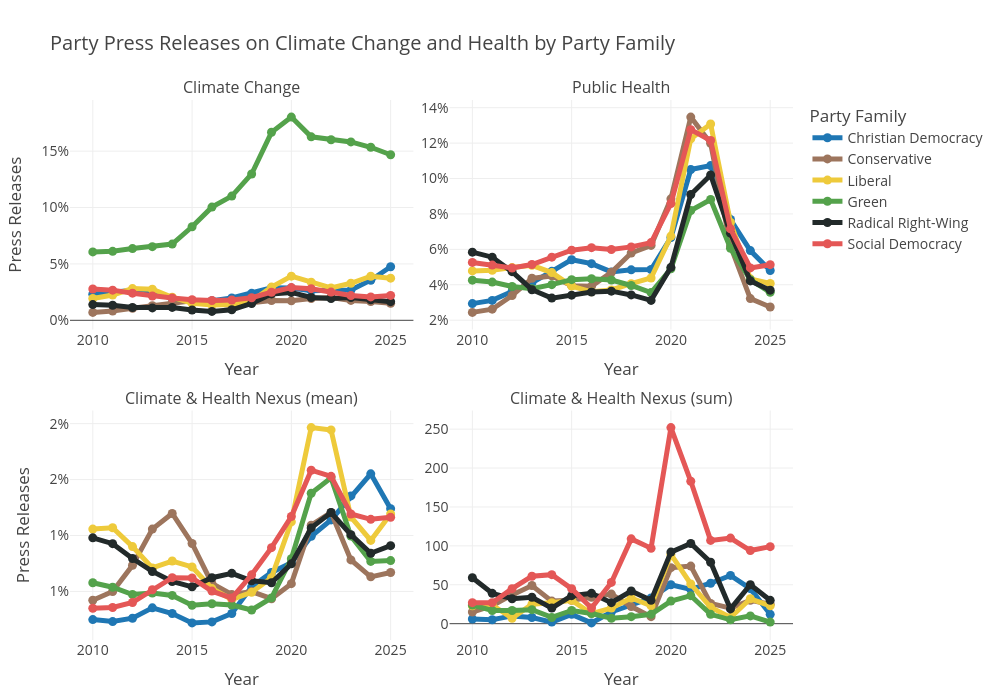

Here is the notebook cell this chart was saved with:
### Markdown cell above
## Primary Figure: Indicator 5.3.3: Political party engagement with health and climate change

### Code cell
# import libraries
import pandas as pd
import numpy as np
from plotly.subplots import make_subplots
import plotly.graph_objects as go
import plotly.express as px


# read in data 
df = pd.read_csv('../data/indicator_5_3_3.csv')
# drop values after 2025 (2025 report includes up to end of 2025) 
df = df[df['year'] < 2026]

# dictionary to map party names to respective party colors
party_colors = {'Christian Democracy': '#1f77b4',
                'Conservative': '#9D755D',
                'Liberal': '#EECA3B',
                'Green': '#54A24B',
                'Radical Right-Wing': '#222A2A',
                'Social Democracy': '#E45756',}


# Columns that are raw integer counts — do NOT smooth these
COUNT_COLS = {'climate_health_sum'}

# Define the mapping of data column -> subplot position
col_to_position = {
    'environment_climate_issue1_mean': (1, 1),  # Climate Change
    'healthcare_issue1_mean': (1, 2),           # Public Health
    'climate_health_mean': (2, 1),              # Climate and Health Nexus (mean)
    'climate_health_sum': (2, 2)                # Climate and Health Nexus (sum)
}


def create_nexus_subplot(df, 
                         title = 'Party Press Releases on Climate Change and Health by Party Family',
                         save_path=None,
                         col_to_position = col_to_position,
                         party_colors = party_colors):

    # Titles should match the order of the subplot grid
    fig = make_subplots(
        rows=2, cols=2,
        subplot_titles=(
            'Climate Change',
            'Public Health',
            'Climate & Health Nexus (mean)', 
            'Climate & Health Nexus (sum)'
        ),
        horizontal_spacing=0.05,  # reduce horizontal gap between columns
        vertical_spacing=0.15      # reduce vertical gap between rows
    )

    # Loop through the variables and plot each one in its correct subplot
    for i, col in enumerate(col_to_position.keys()):
        row, col_num = col_to_position[col]
        for party_family in party_colors.keys():
            subset = df[df['party_family'] == party_family].copy()

            # Smooth rate/percentage columns only — integer counts must not be smoothed
            if col not in COUNT_COLS:
                subset[col] = subset[col].rolling(window=2, min_periods=1).mean()
                subset[col] = subset[col].rolling(window=2, min_periods=1).mean()

            fig.add_trace(go.Scatter(
                x=subset['year'],
                y=subset[col],
                mode='lines+markers',
                name=party_family,
                line=dict(color=party_colors[party_family], width=5),
                showlegend=True if i == 0 else False,
            ), row=row, col=col_num)

    # Update layout
    fig.update_layout(
        title=title,
        xaxis_title='Year',
        yaxis_title='Press Releases',
        title_x=0.05,
        legend_title='Party Family',
        hovermode='x unified',
        width=1000,
        height=700,
        template='presentation',
        font=dict(size=14),
        margin=dict(l=70, r=50, t=100, b=60)
    )

    # Format all y-axes as percentages
    fig.update_yaxes(tickformat="0.00%", row=1, col=1)
    fig.update_yaxes(tickformat="0.00%", row=1, col=2)
    fig.update_yaxes(tickformat="0.00%", row=2, col=1)

    # Custom x-axis titles per subplot 
    fig.update_xaxes(title_text="Year", row=2, col=1)
    fig.update_xaxes(title_text="Year", row=2, col=2)
    fig.update_xaxes(title_text="Year", row=1, col=2)

    # add y-axis titles
    fig.update_yaxes(title_text="Press Releases", row=1, col=1)
    #fig.update_yaxes(title_text="Press Releases", row=1, col=2)
    fig.update_yaxes(title_text="Press Releases", row=2, col=1)
    #fig.update_yaxes(title_text="Press Releases", row=2, col=2)


    # save figure if save_path is provided
    if save_path:
        fig.write_image(save_path, scale=5)
    # show figure
    fig.show()


create_nexus_subplot(df, 
                     #title='',
                     save_path='../appendix/indicator_5_3_3.pdf',
                     col_to_position=col_to_position,
                     party_colors=party_colors)

### Figure 1 — Plotly figure (JSON) as saved in the notebook; plotly's stock layout.template omitted (floating-point values rounded to 4 significant figures)
{"data": [{"line": {"color": "#1f77b4", "width": 5}, "mode": "lines+markers", "name": "Christian Democracy", "showlegend": true, "type": "scatter", "x": [2010.0, 2011.0, 2012.0, 2013.0, 2014.0, 2015.0, 2016.0, 2017.0, 2018.0, 2019.0, 2020.0, 2021.0, 2022.0, 2023.0, 2024.0, 2025.0], "xaxis": "x", "y": [0.02316, 0.02457, 0.02667, 0.02496, 0.01958, 0.01642, 0.0174, 0.01977, 0.02389, 0.02882, 0.02867, 0.02632, 0.0267, 0.02678, 0.03557, 0.0475], "yaxis": "y"}, {"line": {"color": "#9D755D", "width": 5}, "mode": "lines+markers", "name": "Conservative", "showlegend": true, "type": "scatter", "x": [2010.0, 2011.0, 2012.0, 2013.0, 2014.0, 2015.0, 2016.0, 2017.0, 2018.0, 2019.0, 2020.0, 2021.0, 2022.0, 2023.0, 2024.0, 2025.0], "xaxis": "x", "y": [0.007013, 0.008218, 0.0107, 0.0129, 0.01552, 0.01733, 0.01516, 0.01309, 0.01562, 0.01756, 0.01727, 0.01938, 0.02029, 0.01765, 0.01667, 0.01516], "yaxis": "y"}, {"line": {"color": "#EECA3B", "width": 5}, "mode": "lines+markers", "name": "Liberal", "showlegend": true, "type": "scatter", "x": [2010.0, 2011.0, 2012.0, 2013.0, 2014.0, 2015.0, 2016.0, 2017.0, 2018.0, 2019.0, 2020.0, 2021.0, 2022.0, 2023.0, 2024.0, 2025.0], "xaxis": "x", "y": [0.01931, 0.02244, 0.02811, 0.0275, 0.02047, 0.01513, 0.01349, 0.01393, 0.01716, 0.02943, 0.03913, 0.03384, 0.02873, 0.03282, 0.03908, 0.03737], "yaxis": "y"}, {"line": {"color": "#54A24B", "width": 5}, "mode": "lines+markers", "name": "Green", "showlegend": true, "type": "scatter", "x": [2010.0, 2011.0, 2012.0, 2013.0, 2014.0, 2015.0, 2016.0, 2017.0, 2018.0, 2019.0, 2020.0, 2021.0, 2022.0, 2023.0, 2024.0, 2025.0], "xaxis": "x", "y": [0.06066, 0.06116, 0.06362, 0.06528, 0.06761, 0.08292, 0.1004, 0.1102, 0.1298, 0.1667, 0.1802, 0.1627, 0.1601, 0.1582, 0.1534, 0.1468], "yaxis": "y"}, {"line": {"color": "#222A2A", "width": 5}, "mode": "lines+markers", "name": "Radical Right-Wing", "showlegend": true, "type": "scatter", "x": [2010.0, 2011.0, 2012.0, 2013.0, 2014.0, 2015.0, 2016.0, 2017.0, 2018.0, 2019.0, 2020.0, 2021.0, 2022.0, 2023.0, 2024.0, 2025.0], "xaxis": "x", "y": [0.01394, 0.01332, 0.01137, 0.01099, 0.01143, 0.009146, 0.007876, 0.009337, 0.01495, 0.02338, 0.02471, 0.02023, 0.0193, 0.02025, 0.01818, 0.01651], "yaxis": "y"}, {"line": {"color": "#E45756", "width": 5}, "mode": "lines+markers", "name": "Social Democracy", "showlegend": true, "type": "scatter", "x": [2010.0, 2011.0, 2012.0, 2013.0, 2014.0, 2015.0, 2016.0, 2017.0, 2018.0, 2019.0, 2020.0, 2021.0, 2022.0, 2023.0, 2024.0, 2025.0], "xaxis": "x", "y": [0.02773, 0.02675, 0.02405, 0.02156, 0.01983, 0.01823, 0.01752, 0.01801, 0.02, 0.02492, 0.02902, 0.02804, 0.02499, 0.02193, 0.02073, 0.02209], "yaxis": "y"}, {"line": {"color": "#1f77b4", "width": 5}, "mode": "lines+markers", "name": "Christian Democracy", "showlegend": false, "type": "scatter", "x": [2010.0, 2011.0, 2012.0, 2013.0, 2014.0, 2015.0, 2016.0, 2017.0, 2018.0, 2019.0, 2020.0, 2021.0, 2022.0, 2023.0, 2024.0, 2025.0], "xaxis": "x2", "y": [0.02936, 0.03118, 0.03619, 0.0412, 0.0476, 0.05417, 0.05194, 0.04726, 0.04842, 0.04861, 0.06664, 0.1051, 0.1073, 0.07685, 0.0593, 0.04804], "yaxis": "y2"}, {"line": {"color": "#9D755D", "width": 5}, "mode": "lines+markers", "name": "Conservative", "showlegend": false, "type": "scatter", "x": [2010.0, 2011.0, 2012.0, 2013.0, 2014.0, 2015.0, 2016.0, 2017.0, 2018.0, 2019.0, 2020.0, 2021.0, 2022.0, 2023.0, 2024.0, 2025.0], "xaxis": "x2", "y": [0.0244, 0.02622, 0.03392, 0.04366, 0.045, 0.03949, 0.03912, 0.04708, 0.05793, 0.06222, 0.08853, 0.1347, 0.1199, 0.06184, 0.03219, 0.02743], "yaxis": "y2"}, {"line": {"color": "#EECA3B", "width": 5}, "mode": "lines+markers", "name": "Liberal", "showlegend": false, "type": "scatter", "x": [2010.0, 2011.0, 2012.0, 2013.0, 2014.0, 2015.0, 2016.0, 2017.0, 2018.0, 2019.0, 2020.0, 2021.0, 2022.0, 2023.0, 2024.0, 2025.0], "xaxis": "x2", "y": [0.04782, 0.0482, 0.0497, 0.05098, 0.04688, 0.03925, 0.03603, 0.03706, 0.04064, 0.04384, 0.0675, 0.1225, 0.1308, 0.07523, 0.04338, 0.04075], "yaxis": "y2"}, {"line": {"color": "#54A24B", "width": 5}, "mode": "lines+markers", "name": "Green", "showlegend": false, "type": "scatter", "x": [2010.0, 2011.0, 2012.0, 2013.0, 2014.0, 2015.0, 2016.0, 2017.0, 2018.0, 2019.0, 2020.0, 2021.0, 2022.0, 2023.0, 2024.0, 2025.0], "xaxis": "x2", "y": [0.04261, 0.04154, 0.03904, 0.0378, 0.04006, 0.04288, 0.0434, 0.04269, 0.03961, 0.03565, 0.04905, 0.08194, 0.08819, 0.06061, 0.04284, 0.03575], "yaxis": "y2"}, {"line": {"color": "#222A2A", "width": 5}, "mode": "lines+markers", "name": "Radical Right-Wing", "showlegend": false, "type": "scatter", "x": [2010.0, 2011.0, 2012.0, 2013.0, 2014.0, 2015.0, 2016.0, 2017.0, 2018.0, 2019.0, 2020.0, 2021.0, 2022.0, 2023.0, 2024.0, 2025.0], "xaxis": "x2", "y": [0.05841, 0.05558, 0.04739, 0.03723, 0.03247, 0.03413, 0.03595, 0.0364, 0.03427, 0.03118, 0.04985, 0.09098, 0.102, 0.06915, 0.04217, 0.03695], "yaxis": "y2"}, {"line": {"color": "#E45756", "width": 5}, "mode": "lines+markers", "name": "Social Democracy", "showlegend": false, "type": "scatter", "x": [2010.0, 2011.0, 2012.0, 2013.0, 2014.0, 2015.0, 2016.0, 2017.0, 2018.0, 2019.0, 2020.0, 2021.0, 2022.0, 2023.0, 2024.0, 2025.0], "xaxis": "x2", "y": [0.05262, 0.05111, 0.04949, 0.05146, 0.05559, 0.05954, 0.06097, 0.05995, 0.06139, 0.06383, 0.08589, 0.1276, 0.1215, 0.07159, 0.04953, 0.05134], "yaxis": "y2"}, {"line": {"color": "#1f77b4", "width": 5}, "mode": "lines+markers", "name": "Christian Democracy", "showlegend": false, "type": "scatter", "x": [2010.0, 2011.0, 2012.0, 2013.0, 2014.0, 2015.0, 2016.0, 2017.0, 2018.0, 2019.0, 2020.0, 2021.0, 2022.0, 2023.0, 2024.0, 2025.0], "xaxis": "x3", "y": [0.002481, 0.002306, 0.002606, 0.003535, 0.003026, 0.002187, 0.002276, 0.003031, 0.00541, 0.006695, 0.007572, 0.009935, 0.0114, 0.01354, 0.01552, 0.0124], "yaxis": "y3"}, {"line": {"color": "#9D755D", "width": 5}, "mode": "lines+markers", "name": "Conservative", "showlegend": false, "type": "scatter", "x": [2010.0, 2011.0, 2012.0, 2013.0, 2014.0, 2015.0, 2016.0, 2017.0, 2018.0, 2019.0, 2020.0, 2021.0, 2022.0, 2023.0, 2024.0, 2025.0], "xaxis": "x3", "y": [0.004208, 0.004995, 0.007339, 0.01057, 0.01197, 0.009289, 0.005711, 0.004727, 0.004986, 0.004349, 0.005695, 0.01093, 0.01206, 0.007817, 0.006304, 0.006696], "yaxis": "y3"}, {"line": {"color": "#EECA3B", "width": 5}, "mode": "lines+markers", "name": "Liberal", "showlegend": false, "type": "scatter", "x": [2010.0, 2011.0, 2012.0, 2013.0, 2014.0, 2015.0, 2016.0, 2017.0, 2018.0, 2019.0, 2020.0, 2021.0, 2022.0, 2023.0, 2024.0, 2025.0], "xaxis": "x3", "y": [0.01057, 0.0107, 0.00901, 0.007102, 0.007719, 0.007195, 0.005257, 0.004286, 0.00492, 0.006231, 0.01122, 0.01965, 0.01944, 0.01166, 0.009564, 0.01193], "yaxis": "y3"}, {"line": {"color": "#54A24B", "width": 5}, "mode": "lines+markers", "name": "Green", "showlegend": false, "type": "scatter", "x": [2010.0, 2011.0, 2012.0, 2013.0, 2014.0, 2015.0, 2016.0, 2017.0, 2018.0, 2019.0, 2020.0, 2021.0, 2022.0, 2023.0, 2024.0, 2025.0], "xaxis": "x3", "y": [0.005778, 0.005377, 0.004721, 0.004861, 0.004642, 0.003761, 0.003903, 0.003779, 0.003343, 0.004418, 0.007928, 0.01378, 0.01516, 0.009951, 0.007683, 0.00776], "yaxis": "y3"}, {"line": {"color": "#222A2A", "width": 5}, "mode": "lines+markers", "name": "Radical Right-Wing", "showlegend": false, "type": "scatter", "x": [2010.0, 2011.0, 2012.0, 2013.0, 2014.0, 2015.0, 2016.0, 2017.0, 2018.0, 2019.0, 2020.0, 2021.0, 2022.0, 2023.0, 2024.0, 2025.0], "xaxis": "x3", "y": [0.009791, 0.009272, 0.00794, 0.006787, 0.005892, 0.005409, 0.006225, 0.006619, 0.005956, 0.005781, 0.007466, 0.01068, 0.01205, 0.01007, 0.008417, 0.009091], "yaxis": "y3"}, {"line": {"color": "#E45756", "width": 5}, "mode": "lines+markers", "name": "Social Democracy", "showlegend": false, "type": "scatter", "x": [2010.0, 2011.0, 2012.0, 2013.0, 2014.0, 2015.0, 2016.0, 2017.0, 2018.0, 2019.0, 2020.0, 2021.0, 2022.0, 2023.0, 2024.0, 2025.0], "xaxis": "x3", "y": [0.003499, 0.003563, 0.004009, 0.005148, 0.006229, 0.006207, 0.005028, 0.004412, 0.006486, 0.008914, 0.0117, 0.01584, 0.01529, 0.01192, 0.01145, 0.01163], "yaxis": "y3"}, {"line": {"color": "#1f77b4", "width": 5}, "mode": "lines+markers", "name": "Christian Democracy", "showlegend": false, "type": "scatter", "x": [2010.0, 2011.0, 2012.0, 2013.0, 2014.0, 2015.0, 2016.0, 2017.0, 2018.0, 2019.0, 2020.0, 2021.0, 2022.0, 2023.0, 2024.0, 2025.0], "xaxis": "x4", "y": [6, 5, 10, 8, 2, 12, 1, 15, 24, 33, 50, 44, 52, 62, 45, 12], "yaxis": "y4"}, {"line": {"color": "#9D755D", "width": 5}, "mode": "lines+markers", "name": "Conservative", "showlegend": false, "type": "scatter", "x": [2010.0, 2011.0, 2012.0, 2013.0, 2014.0, 2015.0, 2016.0, 2017.0, 2018.0, 2019.0, 2020.0, 2021.0, 2022.0, 2023.0, 2024.0, 2025.0], "xaxis": "x4", "y": [15, 23, 37, 49, 29, 30, 34, 38, 22, 9, 72, 74, 26, 20, 30, 25], "yaxis": "y4"}, {"line": {"color": "#EECA3B", "width": 5}, "mode": "lines+markers", "name": "Liberal", "showlegend": false, "type": "scatter", "x": [2010.0, 2011.0, 2012.0, 2013.0, 2014.0, 2015.0, 2016.0, 2017.0, 2018.0, 2019.0, 2020.0, 2021.0, 2022.0, 2023.0, 2024.0, 2025.0], "xaxis": "x4", "y": [23, 24, 7, 25, 27, 30, 13, 20, 33, 23, 89, 51, 21, 8, 32, 23], "yaxis": "y4"}, {"line": {"color": "#54A24B", "width": 5}, "mode": "lines+markers", "name": "Green", "showlegend": false, "type": "scatter", "x": [2010.0, 2011.0, 2012.0, 2013.0, 2014.0, 2015.0, 2016.0, 2017.0, 2018.0, 2019.0, 2020.0, 2021.0, 2022.0, 2023.0, 2024.0, 2025.0], "xaxis": "x4", "y": [24, 17, 17, 18, 8, 17, 13, 7, 9, 12, 29, 36, 12, 5, 10, 2], "yaxis": "y4"}, {"line": {"color": "#222A2A", "width": 5}, "mode": "lines+markers", "name": "Radical Right-Wing", "showlegend": false, "type": "scatter", "x": [2010.0, 2011.0, 2012.0, 2013.0, 2014.0, 2015.0, 2016.0, 2017.0, 2018.0, 2019.0, 2020.0, 2021.0, 2022.0, 2023.0, 2024.0, 2025.0], "xaxis": "x4", "y": [59, 39, 32, 34, 20, 36, 39, 27, 42, 30, 92, 103, 79, 19, 50, 30], "yaxis": "y4"}, {"line": {"color": "#E45756", "width": 5}, "mode": "lines+markers", "name": "Social Democracy", "showlegend": false, "type": "scatter", "x": [2010.0, 2011.0, 2012.0, 2013.0, 2014.0, 2015.0, 2016.0, 2017.0, 2018.0, 2019.0, 2020.0, 2021.0, 2022.0, 2023.0, 2024.0, 2025.0], "xaxis": "x4", "y": [27, 27, 45, 61, 63, 45, 20, 53, 109, 97, 252, 183, 107, 110, 94, 99], "yaxis": "y4"}], "layout": {"annotations": [{"font": {"size": 16}, "showarrow": false, "text": "Climate Change", "x": 0.2375, "xanchor": "center", "xref": "paper", "y": 1, "yanchor": "bottom", "yref": "paper"}, {"font": {"size": 16}, "showarrow": false, "text": "Public Health", "x": 0.7625, "xanchor": "center", "xref": "paper", "y": 1, "yanchor": "bottom", "yref": "paper"}, {"font": {"size": 16}, "showarrow": false, "text": "Climate & Health Nexus (mean)", "x": 0.2375, "xanchor": "center", "xref": "paper", "y": 0.425, "yanchor": "bottom", "yref": "paper"}, {"font": {"size": 16}, "showarrow": false, "text": "Climate & Health Nexus (sum)", "x": 0.7625, "xanchor": "center", "xref": "paper", "y": 0.425, "yanchor": "bottom", "yref": "paper"}], "font": {"size": 14}, "height": 700, "hovermode": "x unified", "legend": {"title": {"text": "Party Family"}}, "margin": {"b": 60, "l": 70, "r": 50, "t": 100}, "title": {"text": "Party Press Releases on Climate Change and Health by Party Family", "x": 0.05}, "width": 1000, "xaxis": {"anchor": "y", "domain": [0, 0.475], "title": {"text": "Year"}}, "xaxis2": {"anchor": "y2", "domain": [0.525, 1], "title": {"text": "Year"}}, "xaxis3": {"anchor": "y3", "domain": [0, 0.475], "title": {"text": "Year"}}, "xaxis4": {"anchor": "y4", "domain": [0.525, 1], "title": {"text": "Year"}}, "yaxis": {"anchor": "x", "domain": [0.575, 1], "tickformat": "0.00%", "title": {"text": "Press Releases"}}, "yaxis2": {"anchor": "x2", "domain": [0.575, 1], "tickformat": "0.00%"}, "yaxis3": {"anchor": "x3", "domain": [0, 0.425], "tickformat": "0.00%", "title": {"text": "Press Releases"}}, "yaxis4": {"anchor": "x4", "domain": [0, 0.425]}}}
